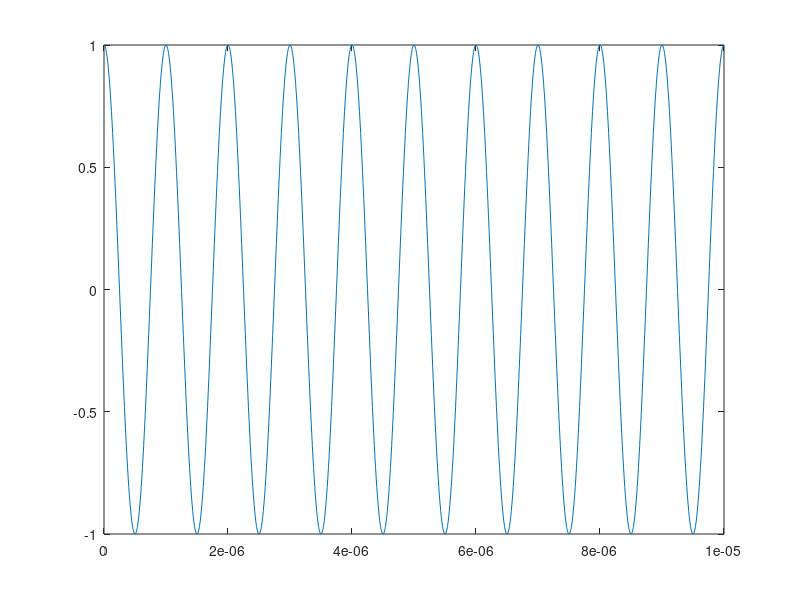
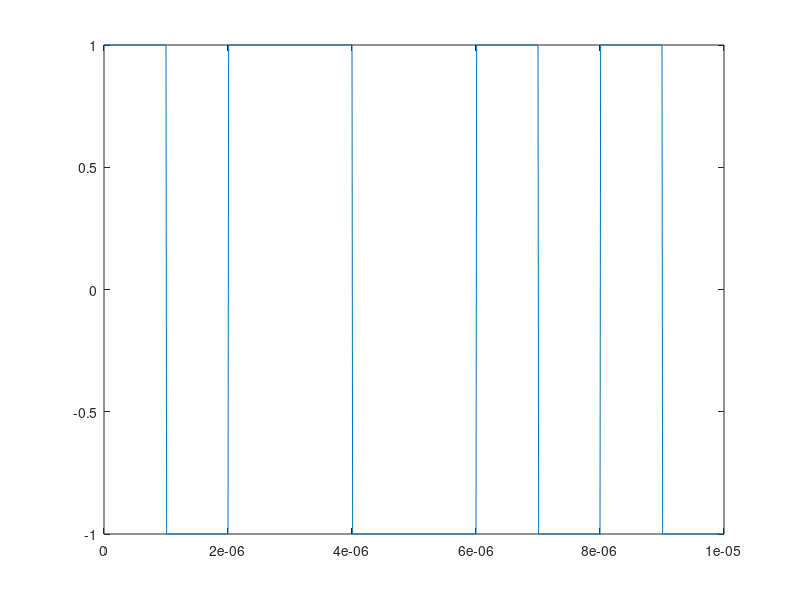
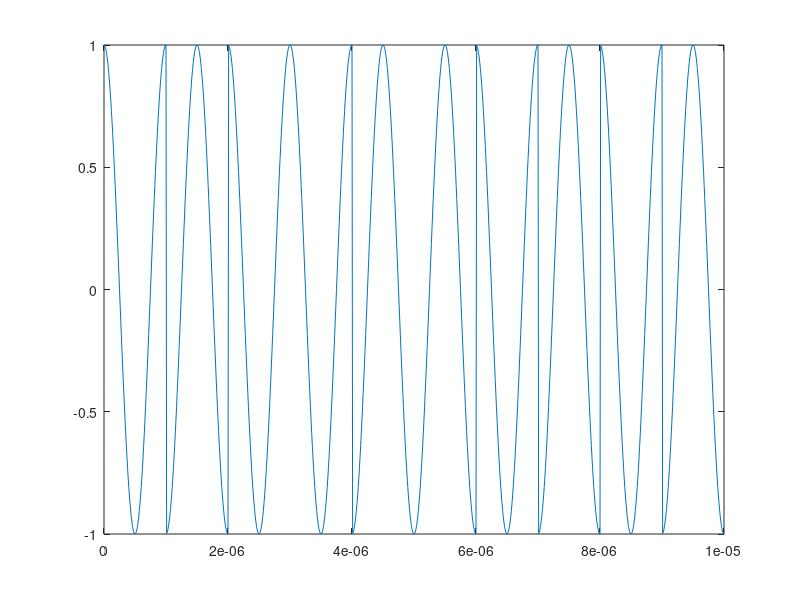
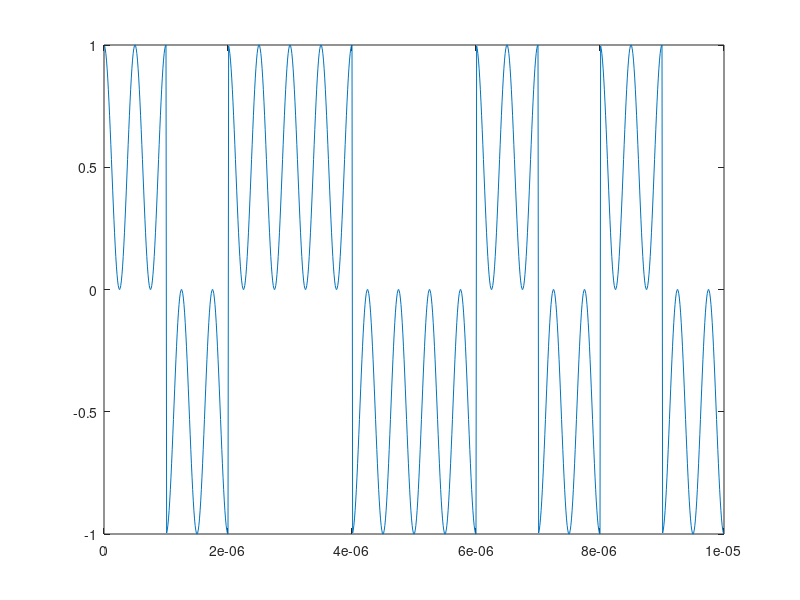

Write the MATLAB code that produced these figures, in order.
%clean everything
clc all; clear all; close all;

%inisialisasi_1
fo = 1000000;
to = 1/fo;

t = 0.01*to:0.01*to:10*to;
pembawa = cos(2*pi*fo*t);
data = [1 0 1 1 0 0 1 0 1 0];

%mengubah nilai [1 0] menjadi [1 -1]
for m = 1:10
	informasi(m) = data(m);
	if (informasi(m)==0)
		informasi(m)=-1;
	endif
endfor

%inisialisasi_2
k = ones(1,100);
masuk = zeros(1,1000);

%inisialisasi sinyal masukan, agar dimensi vektornya setara
for m = 1:10
	for n = 1:100 
		o = (m*100+n)-100;
		masuk(o) = informasi(m) * k(n);
	endfor
endfor

%perkalian untuk mendapatkan sinyal bpsk
for m = 1:1000
	bpsk(m) = masuk(m)*pembawa(m);
endfor 

%penampilan gambar keluaran
figure(1)
plot(t,pembawa)

figure(2)
plot(t,masuk)

figure(3)
plot(t,bpsk)

%penerima menerima sinyal bpsk, kemudian dikalikan dengan sinyal pembawa
for m = 1:1000
	terima(m) = bpsk(m)*pembawa(m);
endfor 

%hasil perkalian selanjutnya diintegralkan
%setelah diintegralkan, hasilnya di thresholding, untuk mendapat data biner
for m = 1:10
	for n = 1:100 
		o = (m*100+n)-100;		
		if (n != 1)		
			itemp(n) = itemp(n-1) + terima(o);		
		else itemp(n) = terima(o);
		endif
		integral(o) = itemp(n)/100;
		if (integral(o)>=0)
			output(o) = 1;
		else output(o) = 0;
		endif
	endfor
endfor

figure(4)
plot(t,terima)

figure(5)
plot(t,integral)

figure(6)
plot(t,output)
